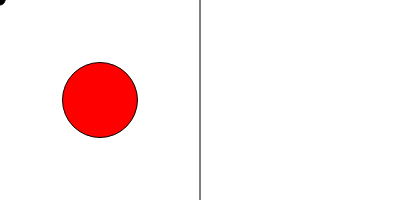
Frame 1 (no input)
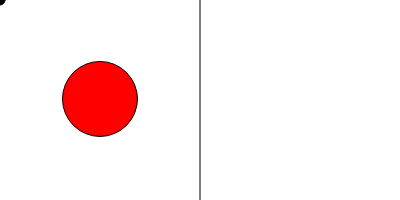
Frame 60 (no input)
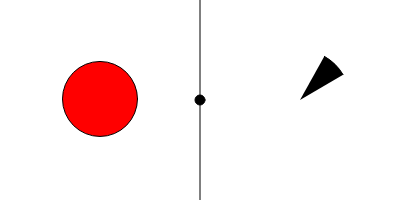
Frame 120 (the mouse pressed at the canvas centre since frame 60)

The p5.js sketch that drew these frames (run headless with seeded random() and noise() and a simulated clock; from frame 60 on, the mouse is pressed at the canvas centre):

// p5.js sketch
// ── sketch.js
function setup(){
    createCanvas(400,200);
    print("Hello! This is Visna_121160046");
    y = 100;
    x = 100;
    i = 0;
    j = 0;
}


function draw(){
    background(255,255,255);
    line(200,0,200,200);
    var y = 100 + 5 * Math.sin(PI/15 * j)
    j+=1
    fill(255,0,0);
    ellipse(100,y,75,75);

    fill(0,0,0);
    ellipse(mouseX,mouseY,10,10);
    arc(300,100,100,100,mouseX,mouseY);
    

    
    


}
